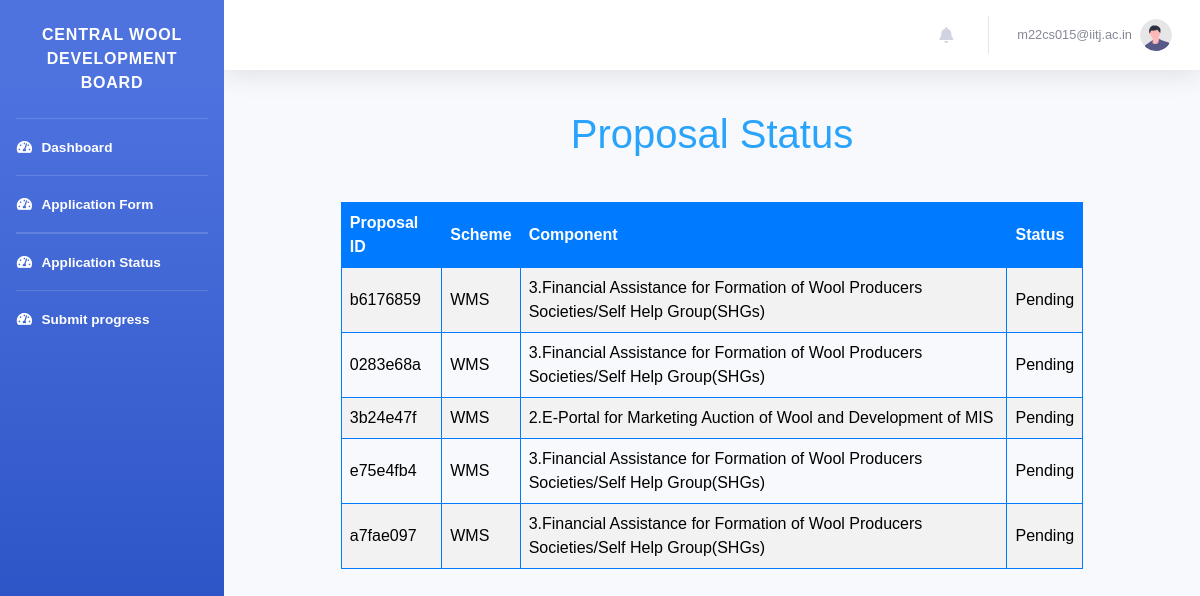
The app's page /dashboard/proposal_status/ (signed in), older data.
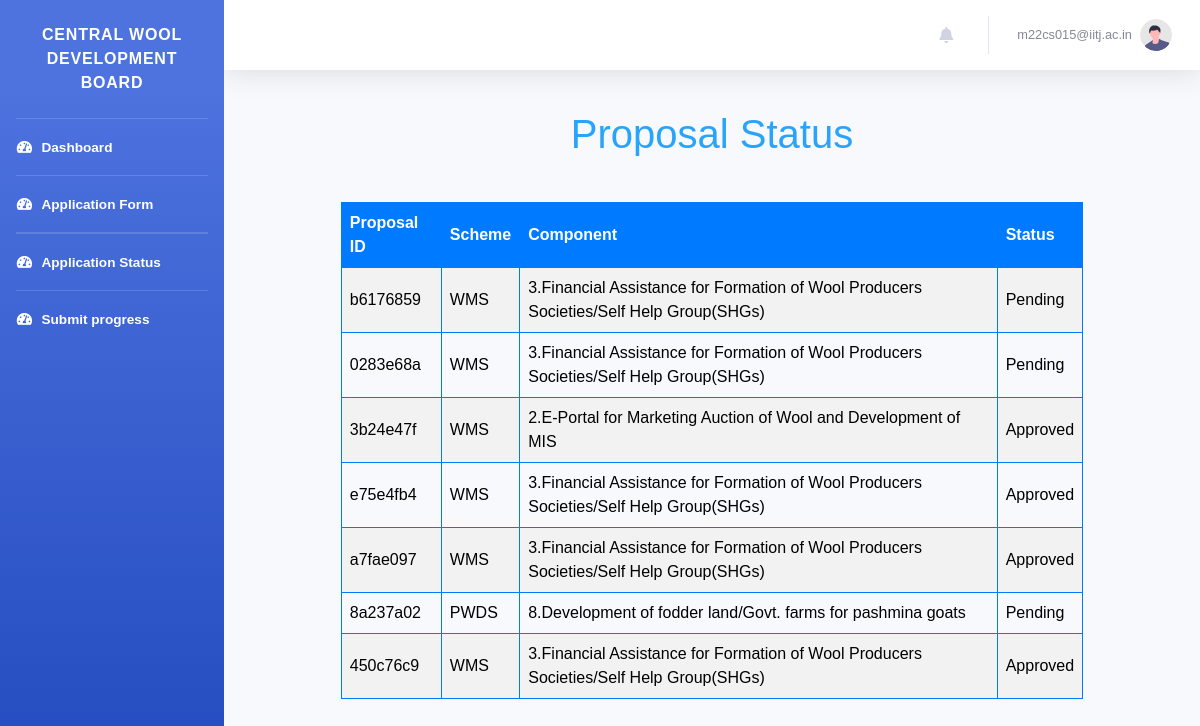
The same page, newer data.
### authapp/models.py (models this page shows, shortened)
class Proposal(models.Model):
    STATUS_CHOICES = [
        ('Pending', 'Pending'),
        ('Approved', 'Approved'),
        ('Completed', 'Completed'),
        ('Rejected', 'Rejected'),
        ('Resubmit','Resubmit')
    ]
    user = models.ForeignKey(settings.AUTH_USER_MODEL, on_delete=models.CASCADE)
    name_and_address = models.TextField()
    project_scheme = models.CharField(max_length=20)
    scheme_component = models.CharField(max_length=100)
    nature_of_applicant = models.CharField(max_length=50)
    other_nature = models.CharField(max_length=50, blank=True, null=True)
    brief_of_agency = models.TextField()
    objectives_of_project = models.TextField()
    brief_of_project = models.TextField()
    justification_of_project = models.TextField()
    methodology_of_project = models.TextField()
    expected_outcome = models.FileField(upload_to='excel_files/', blank=True, null=True)
    scenario_change = models.TextField()
    beneficiaries = models.FileField(upload_to='excel_files/', blank=True, null=True)
    mode_of_selection = models.TextField()
    component_wise_cost = models.FileField(upload_to='excel_files/', blank=True, null=True)
    total_duration = models.FileField(upload_to='excel_files/', blank=True, null=True)
    location_of_project = models.CharField(max_length=100)
    associated_agency = models.TextField()
    bank_details = models.TextField()
    nodal_officer_details = models.TextField()
    other_info = models.TextField()
    status = models.CharField(max_length=20, choices=STATUS_CHOICES, default='Pending')
    fund_allocated = models.DecimalField(max_digits=20, decimal_places=2, blank=True, null=True)
    sanction_letter = models.FileField(upload_to='sanction_letters/', blank=True, null=True)
    project_report = models.FileField(upload_to='pdf_files/', blank=True, null=True)
    covering_letter = models.FileField(upload_to='pdf_files/', blank=True, null=True)
    unique_id = models.CharField(max_length=8, unique=True)
    created_at = models.DateTimeField(auto_now_add=True)

### authapp/views.py (the view)
# urls.py: path('dashboard/proposal_status/', views.proposal_status, name='proposal_status'),
@login_required
def proposal_status(request):
    user_proposals = Proposal.objects.filter(user=request.user)
    return render(request, 'proposal/proposal_status.html', {'proposals': user_proposals})

### templates/proposal/proposal_status.html (shortened to what this page needs)
{% extends 'base_dashboard.html' %}
    {% block content%}
     <header>
        <h1>Proposal Status</h1>
    </header>
    <table>
        <tr>
            <th>Proposal ID</th>
            <th>Scheme</th>
            <th>Component</th>
            <th>Status</th>
        </tr>
        {% for proposal in proposals %}
            <tr>
                <td>{{ proposal.unique_id }}</td>
                <td>{{ proposal.project_scheme }}</td>
                <td>{{proposal.scheme_component}}</td>
                <td>{{ proposal.status }}</td>
            </tr>
        {% endfor %}
    </table>
{% endblock %}

Row changes from the older to the newer data that the page shows:
changed Proposal "2.E-Portal for Marketing Auction of Wool and Development of MIS": status "Pending" → "Approved"
changed Proposal "e75e4fb4": status "Pending" → "Approved"
changed Proposal "a7fae097": status "Pending" → "Approved"
added Proposal: unique_id "8a237a02", project_scheme "PWDS", scheme_component "8.Development of fodder land/Govt. farms for pashmina goats", status "Pending"
added Proposal: unique_id "450c76c9", project_scheme "WMS", scheme_component "3.Financial Assistance for Formation of Wool Producers Societies/Self Help Group(SHGs)", status "Approved"
